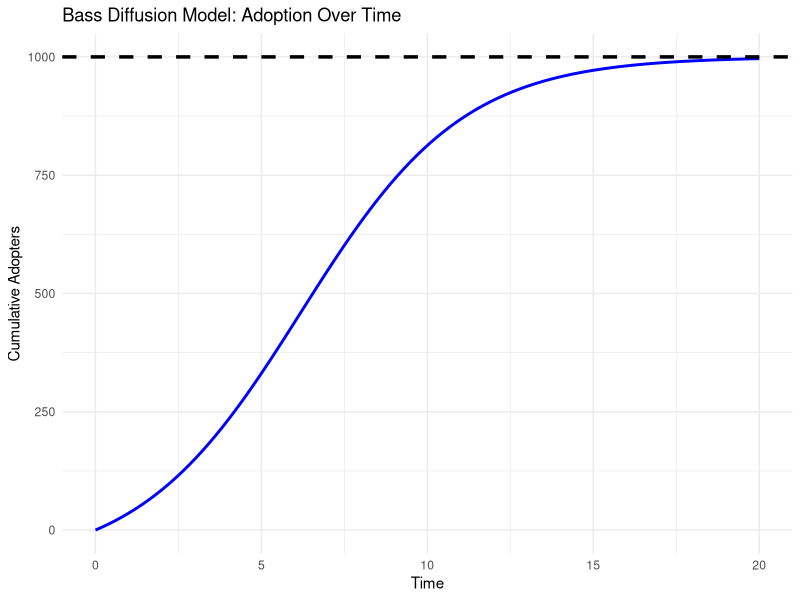
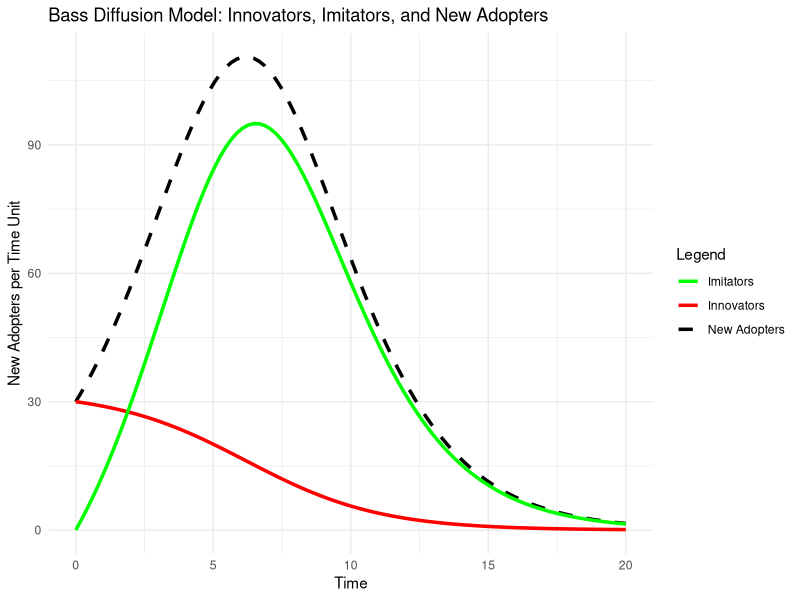

Reproduce these figures in R, in order.
## ---- chunk 1
library(ggplot2)

# Bass model parameters
M <- 1000  # Total market potential
p <- 0.03  # Coefficient of innovation
q <- 0.38  # Coefficient of imitation

# Time range
t <- seq(0, 20, length.out = 100)  # 20 time periods

## ---- chunk 2

# Bass model equation for cumulative adoption
bass_diffusion <- function(t, M, p, q) {
  exp_term <- exp(-(p + q) * t)
  return(M * (1 - exp_term) / (1 + (q / p) * exp_term))
}

# Compute adoption over time
N_t <- bass_diffusion(t, M, p, q)

# Create a data frame for plotting
df <- data.frame(Time = t, Cumulative_Adopters = N_t)
df

## ---- chunk 3

# Plot the Bass Diffusion Curve
ggplot(df, aes(x = Time, y = Cumulative_Adopters)) +
  geom_line(color = "blue", size = 1) +
  geom_hline(yintercept = M, linetype = "dashed", color = "black", size = 1.2) +
  labs(title = "Bass Diffusion Model: Adoption Over Time",
       x = "Time",
       y = "Cumulative Adopters") +
  theme_minimal()

## ---- chunk 4

# Compute new adopters at each time step
dN_t <- c(diff(N_t), tail(diff(N_t), 1))  # First derivative (rate of new adoptions)

# Compute contributions of innovators and imitators
innovators <- p * (M - N_t)  # p * (Remaining Market)
imitators <- q * (N_t / M) * (M - N_t)  # q * (Adopters Fraction) * (Remaining Market)
new_adopters <- innovators + imitators

# Create a data frame for the second plot
df2 <- data.frame(Time = t, New_Adopters = new_adopters, Innovators = innovators, Imitators = imitators)

# Plot the adoption components
ggplot(df2, aes(x = Time)) +
  geom_line(aes(y = New_Adopters, color = "New Adopters"), linetype = "dashed", size = 1.2) +
  geom_line(aes(y = Innovators, color = "Innovators"), size = 1.2) +
  geom_line(aes(y = Imitators, color = "Imitators"), size = 1.2) +
  scale_color_manual(values = c("New Adopters" = "black", "Innovators" = "red", "Imitators" = "green")) +
  labs(title = "Bass Diffusion Model: Innovators, Imitators, and New Adopters",
       x = "Time",
       y = "New Adopters per Time Unit",
       color = "Legend") +
  theme_minimal()
## ---- chunk 5

## ---- chunk 6

## ---- chunk 7

